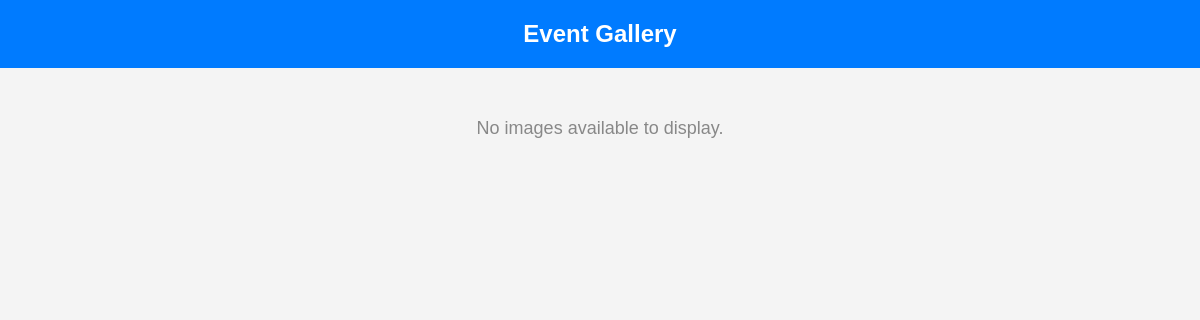
Before: /event_image/ with the older database file.
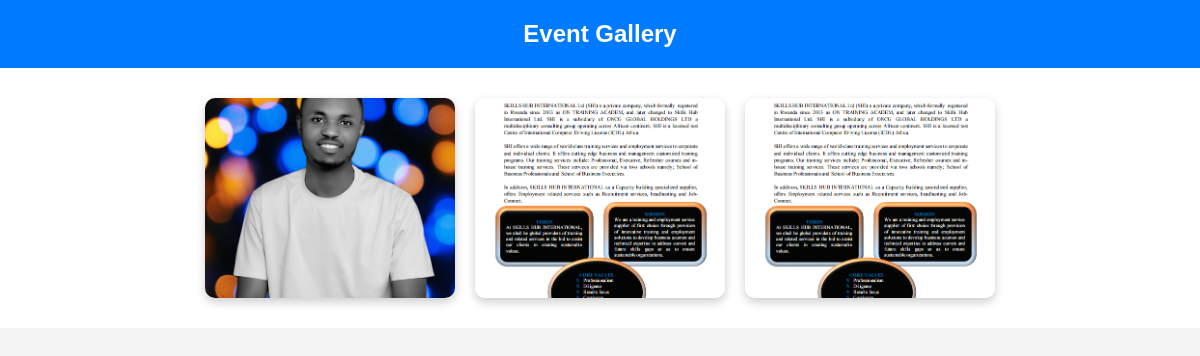
After: the same page with the newer database file.
### event_app/models.py (models this page shows, shortened)
class GalleryImage(models.Model):
    title = models.CharField(max_length=100, blank=True)
    image = models.ImageField(upload_to='gallery/')
    uploaded_at = models.DateTimeField(auto_now_add=True)

### event_app/views.py (the view)
# urls.py: path('event_image/',views.gallery_view),
def gallery_view(request):
    images = GalleryImage.objects.all()
    return render(request, 'gallery.html', {'images': images})

### event_app/templates/gallery.html (shortened to what this page needs)
<!DOCTYPE html>
<html lang="en">
<head>
</head>
<body>
    <h2>Event Gallery</h2>
    {% if images %}
        <div class="gallery-container">
            {% for img in images %}
                <img src="{{ img.image.url }}" alt="Event Image">
            {% endfor %}
        </div>
    {% else %}
        <div class="no-images">No images available to display.</div>
    {% endif %}
</body>
</html>

### event_app/templates/gallery.html (style rules this page uses)
body { margin: 0; padding: 0; font-family: Arial, sans-serif; background-color: #f4f4f4; color: #333; }
h2 { text-align: center; padding: 20px; background-color: #007bff; color: white; margin: 0; }
.gallery-container { display: flex; flex-wrap: wrap; justify-content: center; gap: 20px; padding: 30px; background-color: #fff; }
.gallery-container img { width: 250px; height: 200px; object-fit: cover; border-radius: 10px; box-shadow: 0 4px 10px rgba(0,0,0,0.2); transition: transform 0.3s ease; }

Changed rows visible on the page:
added GalleryImage: image (picture)
added GalleryImage: image (picture)
added GalleryImage: image (picture)
Other visible differences:
text no longer shown: "No images available to display."
